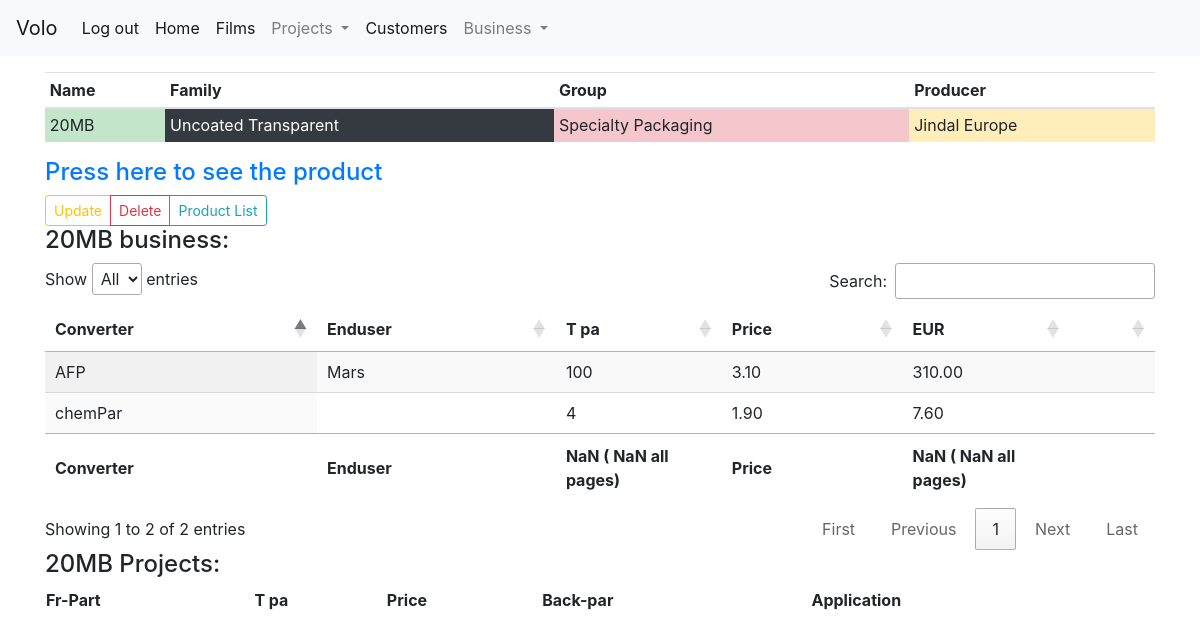
The page /product/1/ (signed in) on the database its author committed.
### product/models.py (models this page shows, shortened)
class Product(models.Model):
    PRODUCER = (
        ('TE', 'Treofan'),
        ('JE', 'Jindal Europe'),
        ('JI', 'Jindal India'),
        ('JA', 'Jindal America')
    )
    producer = models.CharField(max_length=2,choices=PRODUCER, default='JE')
    name = models.CharField(max_length=20, unique=True)
    GROUP = (
        ('NPD', 'NPD'),
        ('SPP', 'Specialty Packaging'),
        ('SPL', 'Specialty Labeling'),
        ('IML', 'IML'),
        ('COM', 'Commodity')
    )
    group = models.CharField(max_length=3,choices=GROUP, default='NPD')
    FAMILY = (
        ('UW', 'Uncoated White'),
        ('CW', 'Coated White'),
        ('UT', 'Uncoated Transparent'),
        ('CT', 'Coated transparent'),
        ('MT', 'Metallised'),
        ('ST', 'SealTough'),
        ('AL', 'Alox'),
        ('HD', 'EthyLyte')
    )
    family = models.CharField(max_length=2,choices=FAMILY, default='UW')
    link = models.URLField(blank=True)
    class Meta:
        db_table = 'product'
        ordering = ('name','family',)
        verbose_name = 'product'
        verbose_name_plural = 'products'

### sell/models.py (models this page shows, shortened)
class SellItem(models.Model):
    sell = models.ForeignKey(Sell, related_name="has_items",on_delete=models.CASCADE)
    product = models.ForeignKey(Product, null=True, related_name="product_sells",on_delete=models.SET_NULL)
    quantity = models.PositiveIntegerField(blank=True)
    price = models.DecimalField(max_digits=4, decimal_places=2, null=True, blank=True)
    enduser = models.ForeignKey(Customer, blank=True, null=True, related_name="enduser_sales",on_delete=models.SET_NULL, limit_choices_to={'status': 'E'},)
    description = models.CharField(max_length=50, blank=True)
    discontinued = models.BooleanField(default=False)
    class Meta:
        db_table = 'sellitem'
        ordering = ('-quantity',)
        verbose_name_plural = "SellItems"

class Sell(models.Model):
    converter = models.ForeignKey(Customer, null=True, related_name="converter_sales",on_delete=models.SET_NULL, limit_choices_to=Q(status='C') | Q(status='D'))
    created_at = models.DateField(auto_now_add=True)
    updated_at = models.DateField(auto_now=True)
    class Meta:
        db_table = 'sell'
        ordering = ('converter','-updated_at')
        verbose_name_plural = 'sales'

### customer/models.py (models this page shows, shortened)
class Customer(models.Model):
    name = models.CharField(max_length=20)
    STATUS = (
        ('C', 'Converter'),
        ('E', 'Enduser'),
        ('D', 'Distributor'),
        ('A', 'Agent')
        )
    status = models.CharField(max_length=1,choices=STATUS,default='C')
    country = models.CharField(max_length=2,default='HR')
    CATEGORY = (
        (1, 1),
        (2, 2),
        (3, 3),
        (4, 4)
        )
    category = models.PositiveSmallIntegerField(choices=CATEGORY,default=2)
    issue = models.CharField(max_length=50, blank=True)
    class Meta:
        db_table = 'customer'
        ordering = ('country','name','status','category','issue')

### product/views.py (the view)
# urls.py: path('<int:id>', ProductDetailView.as_view(),name='product-detail'),
class ProductDetailView(LoginRequiredMixin, DetailView):
    def get_object(self):
        id_ = self.kwargs.get('id')
        return get_object_or_404(Product, id=id_)
    def get_context_data(self, **kwargs):
        context = super(ProductDetailView, self).get_context_data(**kwargs)
        ppp = kwargs.get('object', None)
        sell_product_list = ppp.product_sells.all()
        proj_product_list = ppp.product_projects.all()
        if sell_product_list or proj_product_list:
            context.update({'sell_product_list': sell_product_list, 'proj_product_list': proj_product_list})
        return context

### purchase/templatetags/table_operations.py (called while the page is built)
@register.filter
def mult(value, arg):
    return value * arg

### product/templates/product/product_detail.html (shortened to what this page needs)
{% extends "base.html" %}
{% load table_operations %}
{% block content %}
<table class="table table-sm">
  <thead>
    <tr>
      <th scope="col">Name</th>
      <th scope="col">Family</th>
      <th scope="col">Group</th>
      <th scope="col">Producer</th>
    </tr>
  </thead>
  <tbody>
    <tr>
      <td class="table-success">{{ object.name }}</td>
      <td class="table-dark">{{ object.get_family_display }}</td>
      <td class="table-danger">{{ object.get_group_display }}</td>
      <td class="table-warning">{{ object.get_producer_display }}</td>
    </tr>
  </tbody>
</table>
<h4><a href="{{ object.link }}">Press here to see the product</a></h4>
<div class="btn-toolbar" role="toolbar" aria-label="Toolbar with button groups">
  <div class="btn-group mr-2" role="group" aria-label="First group">
  <a class="btn btn-outline-warning btn-sm" href="{% url 'product:product-update' object.id %}">Update</a>
  <a class="btn btn-outline-danger btn-sm" href="{% url 'product:product-delete' object.id %}">Delete</a>
  <a class="btn btn-outline-info btn-sm" href="{% url 'product:product-list' %}">Product List</a>
</div>
</div>
<h4>{{object.name}} business:</h4>
<table id="mydatatable" class="display" style="width:100%">
  <thead>
    <tr>
      <th scope="col">Converter</th>
      <th scope="col">Enduser</th>
      <th scope="col">T pa</th>
      <th scope="col">Price</th>
      <th scope="col">EUR</th>
      <th scope="col"></th>
    </tr>
  </thead>
  <tbody>
{% for i in sell_product_list %}
    <tr>
      <td>{{ i.sell.converter.name }}</td>
      <td>{{ i.enduser.name }}</td>
      <td>{{ i.quantity }}</td>
      <td>{{ i.price }}</td>
      <td>{{ i.price|mult:i.quantity }}</td>
        {% if i.discontinued == True %}
        <td> discontinued!</td>
        {% else %}
        <td></td>
        {% endif %}
    </tr>
{% endfor %}
</tbody>
     <tfoot>
         <tr>
           <th scope="col">Converter</th>
           <th scope="col">Enduser</th>
           <th scope="col">T pa</th>
           <th scope="col">Price</th>
           <th scope="col">EUR</th>
           <th scope="col"></th>
          </tr>
     </tfoot>
 </table>
 <h4>{{object.name}} Projects:</h4>
 <table id="mydatatable" class="display" style="width:100%">
   <thead>
     <tr>
       <th scope="col">Fr-Part</th>
       <th scope="col">T pa</th>
       <th scope="col">Price</th>
       <th scope="col">Back-par</th>
       <th scope="col">Application</th>
       <th></th>
     </tr>
   </thead>
  </table>
{% endblock %}

### rows shown on the page
Product: name "20MB", family "Uncoated Transparent", group "Specialty Packaging", producer "Jindal Europe"
SellItem: sell.converter.name "AFP", enduser.name "Mars", quantity "100", price "3.10", price|mult "310.00"
SellItem: sell.converter.name "chemPar", quantity "4", price "1.90", price|mult "7.60", discontinued False (drawn)
